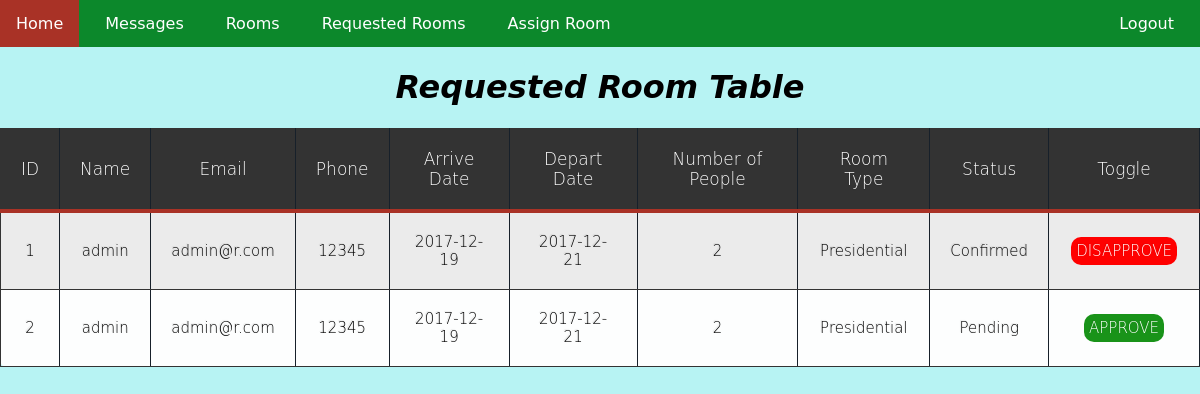
/managerview.php, run on an earlier commit of the app's database.
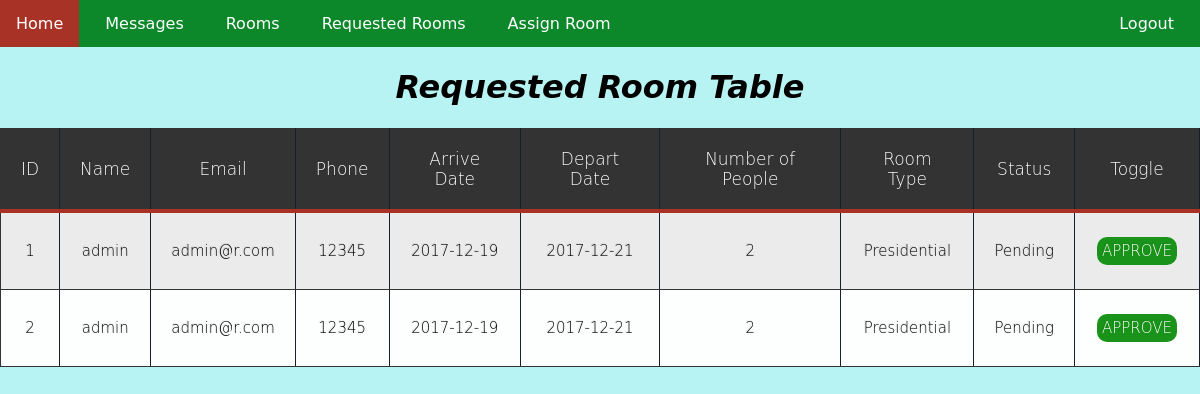
And on a later commit of the database.
### tables this page shows
CREATE TABLE `request_room` (
  `id` int(6) NOT NULL,
  `name` varchar(225) NOT NULL,
  `email` varchar(225) NOT NULL,
  `phone` varchar(225) NOT NULL,
  `a_date` date NOT NULL,
  `d_date` date NOT NULL,
  `people` int(10) NOT NULL,
  `room_type` varchar(225) NOT NULL,
  `status` int(10) NOT NULL
);

### managerview.php (the view, shortened to what this page needs)
<!DOCTYPE html>
<html lang="en">
<head>
    <link rel="stylesheet" href="style.css">
    <link rel="stylesheet" href="//netdna.bootstrapcdn.com/font-awesome/4.2.0/css/font-awesome.min.css">
</head>
<body>
    <header>
        <div class="navbar">
            <nav>
                <ul>
                    <li id="title"><a href="Login.php">Logout</a></li>
                    <li><a href="index.php"> Home </a></li>
                    <li><a href="msg.php"> Messages </a></li>
                    <li><a href="mroomview.php"> Rooms </a></li>
                    <li><a href="managerview.php">Requested Rooms</a></li>
                    <li><a href="assignroom.php"> Assign Room </a></li>
                </ul>
            </nav>
        </div>
    </header>
    <?php
    include "connect.php";
    if (!mysqli_connect_errno()) {
        $reviews = mysqli_query($con, "SELECT * FROM request_room ORDER BY id");
    }
    ?>
    <!DOCTYPE html>
    <html lang="en">
    <head>
    </head>
    <center>
        <h1>Requested Room Table</h1>
    </center>
    <table>
        <thead>
            <th>ID</th>
            <th>Name</th>
            <th>Email</th>
            <th>Phone</th>
            <th>Arrive Date</th>
            <th>Depart Date</th>
            <th>Number of People</th>
            <th>Room Type</th>
            <th>Status</th>
            <th>Toggle</th>
        </thead>
        <tbody>
            <?php
            foreach ($reviews as $review) { ?>
                <tr>
                    <td> <?php echo $review['id']; ?></td>
                    <td> <?php echo $review['name']; ?></td>
                    <td> <?php echo $review['email']; ?></td>
                    <td> <?php echo $review['phone']; ?></td>
                    <td> <?php echo $review['a_date']; ?></td>
                    <td> <?php echo $review['d_date']; ?></td>
                    <td> <?php echo $review['people']; ?></td>
                    <td> <?php echo $review['room_type']; ?></td>
                    <td>
                        <?php
                        if ($review['status'] == "1")
                            echo "Confirmed";
                        else
                            echo "Pending";
                        ?>
                    </td>
                    <td>
                        <?php
                        if ($review['status'] == "1")
                            echo
                            "<a href=deactivate.php?id=" .  $review['id'] . " class='btn red'>DISAPPROVE</a>";
                        else
                            echo
                            "<a href=activate.php?id=" . $review['id'] . " class='btn green'>APPROVE</a>";
                        ?>
                </tr>
            <?php
            }
            ?>
    </table>
</body>
</html>

### style.css (style rules this page uses)
body { background-color: #b7f3f3; margin: 0 auto; text-align: center; font-family: "Lucida Grande", "Lucida Sans Unicode", "Lucida Sans", "DejaVu Sans", Verdana, sans-serif; }
#title { float: right; }
nav { background-color: rgb(12, 136, 43); max-width: 100%; }
nav ul { list-style-type: none; margin: 0 auto; padding: 0; overflow: hidden; }
nav ul li { float: left; }
nav ul li a { display: block; font-family:"Lucida Grande", "Lucida Sans Unicode", "Lucida Sans", "DejaVu Sans", Verdana, sans-serif; color: white; text-align: center; padding: 14px 16px; text-decoration: none; margin-right: 10px; }
h1 { font-family:"Lucida Grande", "Lucida Sans Unicode", "Lucida Sans", "DejaVu Sans", Verdana, sans-serif; font-style: oblique; }
table , th ,td { border: 1px solid #333; border-collapse: collapse; margin: 0 auto; margin-bottom: 100px; }
th,td { padding: 5px; }
th { background-color: #333; color: white; border-bottom:4px solid #A93226; border-right: 1.2px solid #17202A; font-size:17px; font-weight: 200; padding:20px; text-align:center; text-shadow: 0 1px 1px rgba(0, 0, 0, 0.1); vertical-align:middle; }
tr:first-child { border-top:none; }
tr:last-child { border-bottom:none; }
tr:nth-child(odd) td { background:#EBEBEB; }
tr:last-child td:first-child { border-bottom-left-radius:3px; }
tr:last-child td:last-child { border-bottom-right-radius:3px; }
td { background:#FDFEFE; padding:20px; text-align:center; vertical-align:middle; font-weight:100; font-size:15px; text-shadow: -1px -1px 1px rgba(0, 0, 0, 0.1); border-right: 1.5px solid #17202A; }

### managerview.php (style rules this page uses)
.btn { background-color: red; border: none; color: white; padding: 5px 5px; text-align: center; text-decoration: none; display: inline-block; font-size: 15px; margin: 4px 2px; cursor: pointer; border-radius: 10px; }
.green { background-color: #199319; }
table, th { border-style: solid; border-width: 1; text-align: center; }
td { text-align: center; }
.red { background-color: red; }

What changed in the data, as far as the page shows it:
changed request_room id 1: status "Confirmed DISAPPROVE" → "Pending APPROVE"
